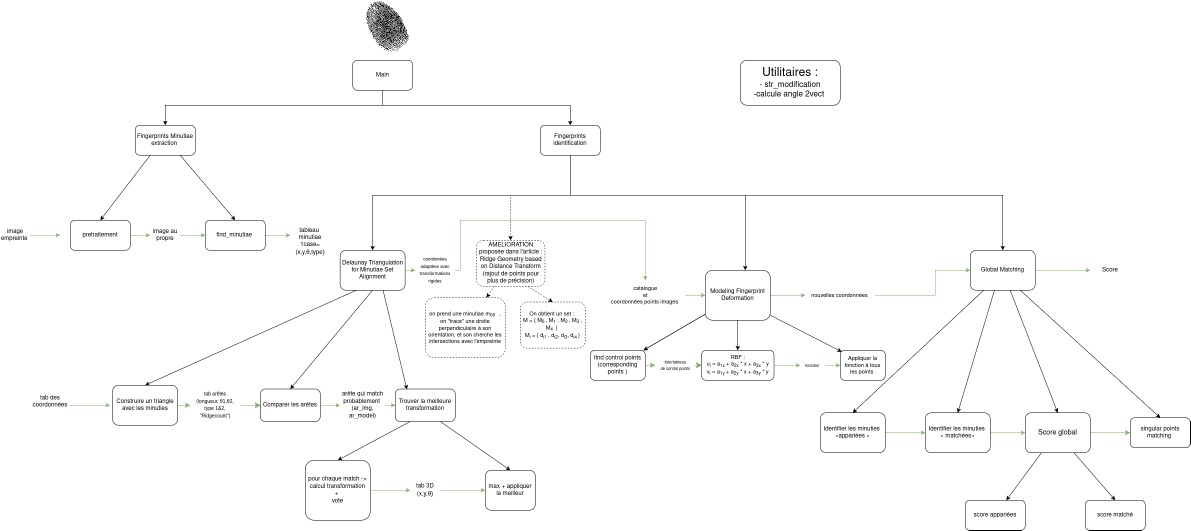
#> input picture TIPE_fingerprints.drawio.png, 2381 x 1061 px (shown at 1/2 size)
$ python -i pretraitement.py   (imports and definitions only)
#> lines starting #> are read from the running program, lines starting #| are printed output that depends on the picture; after the words box and inside, x2 and y2 are one past the last pixel; in counts of white or black regions, pixels touching at a corner belong together
import cv2
import numpy as np
import matplotlib.pyplot as plt
from skimage.morphology import skeletonize
from scipy.ndimage import binary_opening #supprime bruit
                                         #lisse les bords
                                         #ne touche pas ce qui esr bien formé
from skimage.measure import label, regionprops

import os # permet d'utiliser fichiers et répertoires et de manipuler les chemins de fichiers

#[x] faire en sorte que ça renvoie tableau avec les coordonnées


def pretraitements(filename):

    #nom du fichier entree+ sortie (voir si on peut automatiser)

#> called with filename = '../TIPE_fingerprints.drawio.png'
    output_filename = 'Global Matching\Tests\elise_pretraitement.jpg'
    #[ ] a changer avec str_modif(filename , _pretraitement)

    #recup image
    image = cv2.imread(filename, cv2.IMREAD_GRAYSCALE) #teinte de gris
#> image: shape (1061, 2381); min 0, max 255, mean 251.2
    image = cv2.resize(image, (512, 512))  # resize pr meilleur "generalisation" <- pas forcement le bon mot
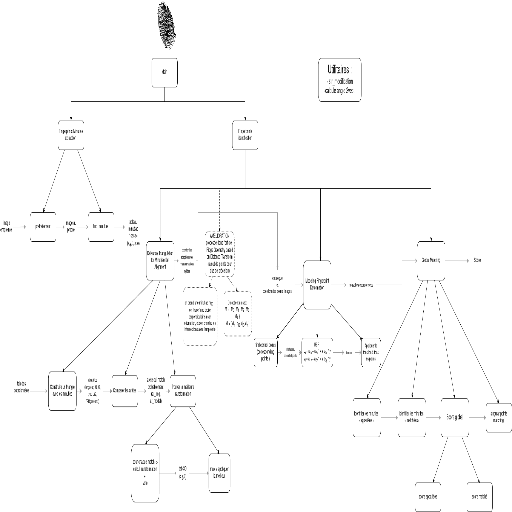
#> image: shape (512, 512); min 0, max 255, mean 251.1


    #TRANSFORMATION DE L'IMAGE

    #contraste
    clahe = cv2.createCLAHE(clipLimit=2.5, tileGridSize=(8, 8))

    '''
    CLAHE = Contrast Limited Adaptive Histogram Equalization
    augmente le contraste dans chaque petite zone -> bien pour zone sur ou sous exposee de l'img
    paramètre : clipLimit=2.5 : Limite le renforcement du contraste
    tileGridSize=(8, 8) : découpe img en zones  de 8x8 blocs
    '''
    contrast = clahe.apply(image) #applique le contraste

    #lisser
    filtered = cv2.bilateralFilter(contrast, 5, 100, 125) #lisse img mais garde contours
    '''
    9=taille filtre autour de chaque point
    100=+élevé + peut mélanger des tons différents
    100	= +élevé + regarde loin autour du pixel
    '''


    # "binarisation" passe de gris a noir et blanc mais localement comme pour le contraste -> bien pour zones sur/ss exposées
    binary = cv2.adaptiveThreshold(filtered, 255,cv2.ADAPTIVE_THRESH_GAUSSIAN_C,cv2.THRESH_BINARY_INV, blockSize=21, C=10)
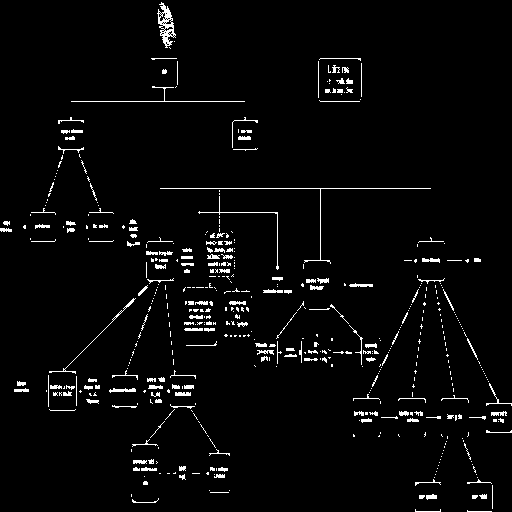
#> binary: shape (512, 512); 3.2% white in thin lines or dots
    '''
    255=val pr pixel blanc
    blockSize = taillce zone traite localement
    cv2.THRESH_BINARY_INV : les zones sombres deviennent blanche -> pour meilleur lecture apres
    C ≈ abbaisse seuil pour etre detecte comme noir -> evite les faux positif/bruit
    '''

    # garde que les lignes vraiment présentes, sans petits bouts ni trous dedans
    morph = cv2.morphologyEx(binary, cv2.MORPH_OPEN, np.ones((3, 3), np.uint8)) #supprime pt blancs
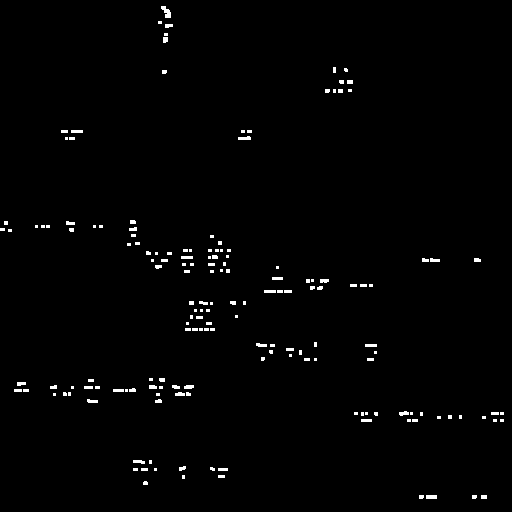
#> morph: shape (512, 512); 1.2% white; 167 white regions (110 under 20 px), largest, box (x1, y1, x2, y2) and area: (161, 6, 171, 18) 69, (426, 495, 437, 499) 44, (238, 136, 251, 140) 42
    morph = cv2.morphologyEx(morph, cv2.MORPH_CLOSE, np.ones((3, 3), np.uint8)) #remplis les trous noirs dans les lignes blanches
#> morph: shape (512, 512); 1.2% white; 136 white regions (72 under 20 px), largest, box (x1, y1, x2, y2) and area: (185, 328, 215, 331) 90, (264, 290, 292, 293) 84, (113, 388, 136, 392) 72

    #pretraitement avant squeletisation
    morph_bin = (morph > 0).astype(np.uint8)#transforme img en 0et1
    cleaned= binary_opening(morph_bin, structure=np.ones((3, 3))) #comme morph_open (l54) mais plus math -> mieux pour squeletisation


    #squelettisation

    skeleton = skeletonize(cleaned) # -> ensemble de 0 et 1 donc par visualisable ?
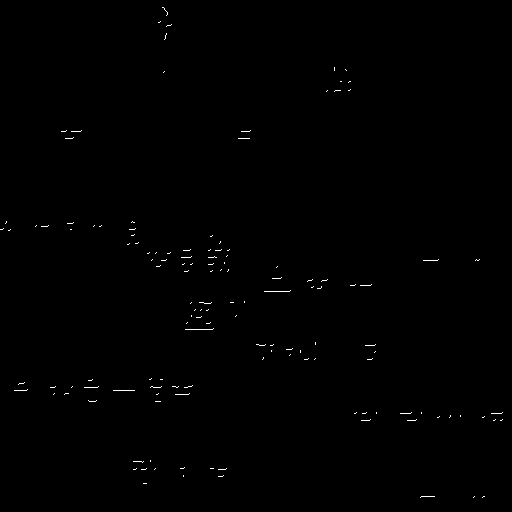
#> skeleton: shape (512, 512) bool; 0.3% white in thin lines or dots


    # conversion en image enregistrable
    skeleton_img = (skeleton * 255).astype(np.uint8) #transforme les 0 et 1 en vrai picel couleur en multipliant par 255
#> skeleton_img: shape (512, 512); 0.3% white in thin lines or dots
    inverted = cv2.bitwise_not(skeleton_img) #inverse couleur pour faciliter traitement futur
#> inverted: shape (512, 512); 99.7% white; black in thin lines or dots

    # sauvegadre
    cv2.imwrite(output_filename, inverted)
    print("Image prétraitée enregistree ")

    #compte rendu
    plt.figure(figsize=(12, 4))
    plt.subplot(1, 3, 1)
    plt.imshow(image, cmap='gray')
    plt.title("originale")
    plt.axis('off')

    plt.subplot(1, 3, 2)
    plt.imshow(morph, cmap='gray')
    plt.title("après clean")
    plt.axis('off')

    plt.subplot(1, 3, 3)
    plt.imshow(inverted, cmap='gray')
    plt.title("squelette")
    plt.axis('off')

    plt.tight_layout() #pour que tout soit bien sur l'img
    plt.show()
    return output_filename

>>> result = pretraitements('../TIPE_fingerprints.drawio.png')

$ run again, on affichage_2.png
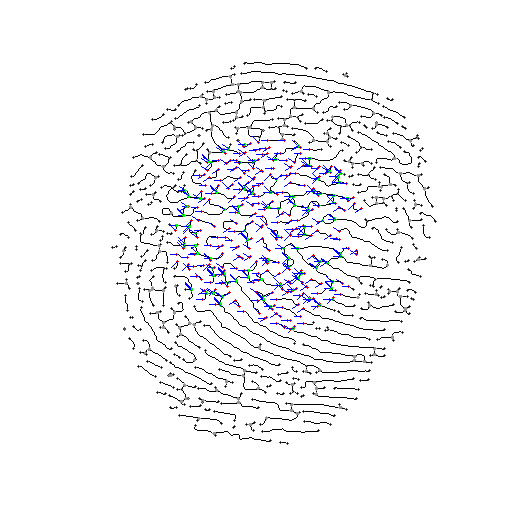
#> input picture affichage_2.png, 512 x 512 px
#> in pretraitements, `binary = cv2.adaptiveThreshold(filtered, 255,cv2.ADAPTIVE_THRESH_GAUSS..`:
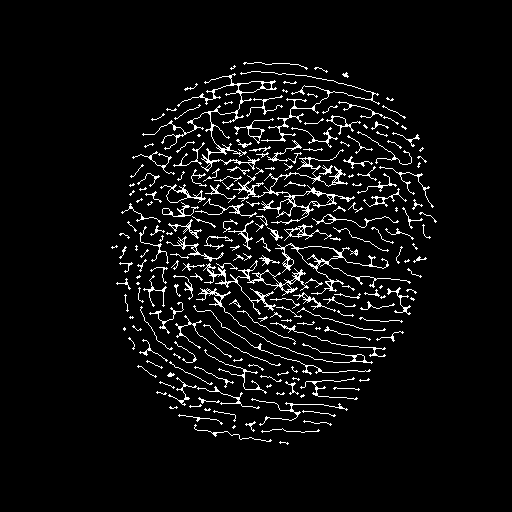
#> binary: shape (512, 512); 5.3% white in thin lines or dots, all inside (x1, y1, x2, y2) = (111, 62, 437, 445)
#> morph_bin: shape (512, 512); values 0 (black) and 1 (white), 0.8% white in thin lines or dots, all inside (x1, y1, x2, y2) = (125, 74, 426, 435)
#> in pretraitements, `skeleton = skeletonize(cleaned)`:
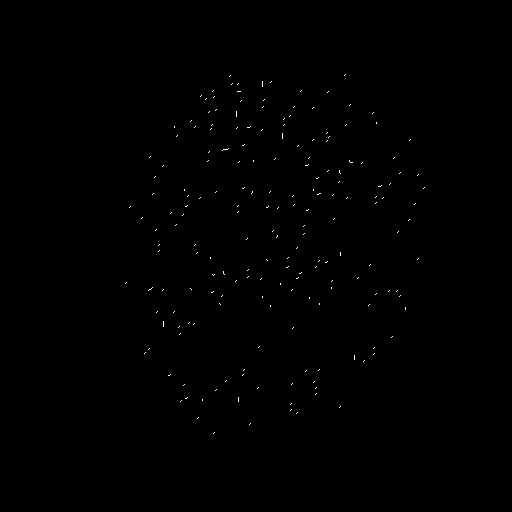
#> skeleton: shape (512, 512) bool; 0.17% white in thin lines or dots, all inside (x1, y1, x2, y2) = (125, 74, 425, 434)
